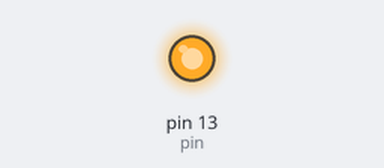
Bench run of a sketch on a simulated Arduino Uno, built with avr-gcc and run on an emulated ATmega328P. Shown: output pins drawn as LEDs (lit = HIGH).

Above: at 1.0 s.
At 3.2 s:
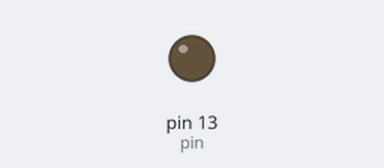
Timing chart, 0 to 5.9 s (numbered marks = the images above):
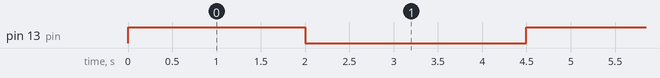

The sketch:

BLINK_182_.ino.ino
```cpp
int pin =13;
void setup() {
  // put your setup code here, to run once:
pinMode(pin, OUTPUT);
}

void loop() {
  // put your main code here, to run repeatedly:
digitalWrite(pin, HIGH);
 delay(2000);
digitalWrite(pin, LOW);
 delay(2500);
}
```

Measured:
- by itself, pin 13 (pin): alternates HIGH for 2.0 s and LOW for 2.5 s
